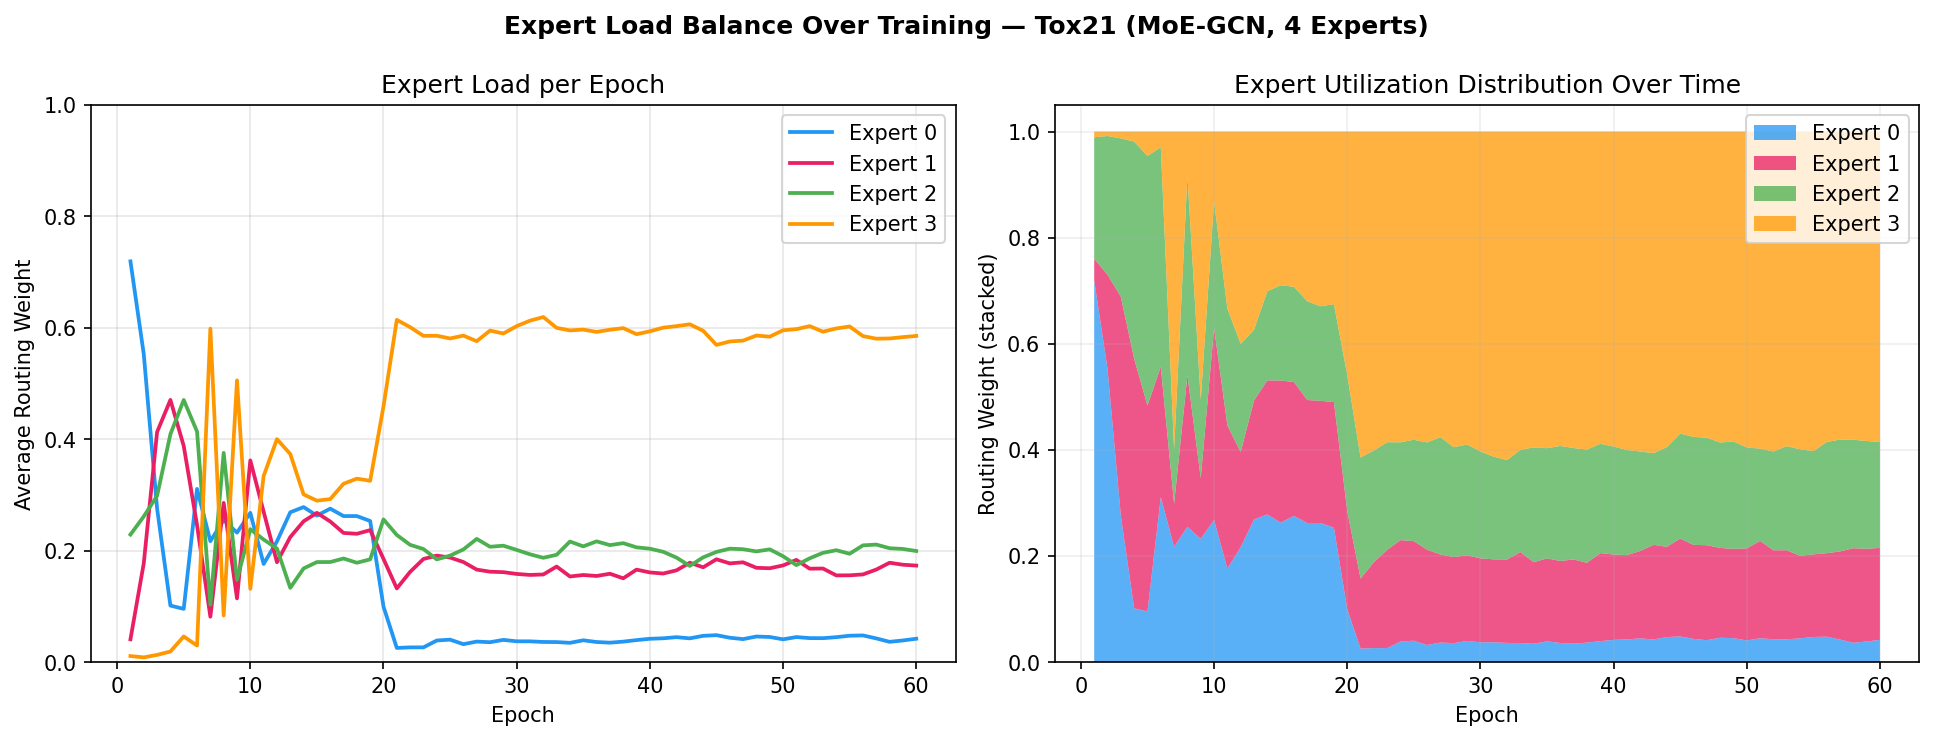

Write the Python code that produced this figure.
"""
expert_load_balance.py — Expert Load Balance Over Training
Tracks how expert utilization evolves across epochs.
Run: python expert_load_balance.py
"""

import warnings, os
import numpy as np
import torch
import torch.nn as nn
import torch.nn.functional as F
from torch_geometric.data import DataLoader
from torch_geometric.datasets import MoleculeNet
from torch_geometric.nn import GCNConv, global_mean_pool
from sklearn.metrics import roc_auc_score
import matplotlib
matplotlib.use('Agg')
import matplotlib.pyplot as plt
from collections import defaultdict

warnings.filterwarnings("ignore")
DEVICE    = torch.device("cuda" if torch.cuda.is_available() else "cpu")
BATCH_SIZE = 64
EPOCHS    = 60
DATA_ROOT = "./data"
print(f"Device: {DEVICE}")

def ToFloat(data):
    data.x = data.x.float()
    return data

class MoELayerTracked(nn.Module):
    def __init__(self, in_dim, out_dim, num_experts, top_k):
        super().__init__()
        self.num_experts = num_experts
        self.top_k = top_k
        self.experts = nn.ModuleList([nn.Sequential(nn.Linear(in_dim, out_dim), nn.ReLU()) for _ in range(num_experts)])
        self.gate = nn.Linear(in_dim, num_experts)
        self.epoch_load = []  # track per epoch

    def forward(self, x):
        gl = self.gate(x)
        tv, ti = torch.topk(gl, self.top_k, dim=-1)
        w = torch.zeros_like(gl).scatter_(1, ti, F.softmax(tv, dim=-1))
        load = w.mean(0).detach().cpu().numpy()
        self.epoch_load.append(load)
        bal = self.num_experts * (w.mean(0)**2).sum()
        eo = torch.stack([e(x) for e in self.experts], dim=1)
        return (w.unsqueeze(-1) * eo).sum(dim=1), bal

class MoEGCNTracked(nn.Module):
    def __init__(self, in_dim, hidden, num_layers, dropout, num_experts, top_k, num_tasks):
        super().__init__()
        self.convs = nn.ModuleList()
        self.bns = nn.ModuleList()
        self.dropout = dropout
        for i in range(num_layers):
            self.convs.append(GCNConv(in_dim if i==0 else hidden, hidden))
            self.bns.append(nn.BatchNorm1d(hidden))
        self.moe = MoELayerTracked(hidden, hidden, num_experts, top_k)
        self.head = nn.Linear(hidden, num_tasks)
    def forward(self, data):
        x, ei, b = data.x, data.edge_index, data.batch
        for conv, bn in zip(self.convs, self.bns):
            x = F.relu(bn(conv(x, ei)))
            x = F.dropout(x, p=self.dropout, training=self.training)
        x = global_mean_pool(x, b)
        x, bal = self.moe(x)
        return self.head(x), bal

def scaffold_split(dataset, frac_train=0.8, frac_val=0.1):
    from rdkit import Chem
    from rdkit.Chem.Scaffolds import MurckoScaffold
    scaffolds = defaultdict(list)
    for i in range(len(dataset)):
        try:
            smi = dataset.smiles[i]
            mol = Chem.MolFromSmiles(smi)
            sc  = MurckoScaffold.MurckoScaffoldSmiles(mol=mol, includeChirality=False) if mol else smi
        except:
            sc = str(i)
        scaffolds[sc].append(i)
    scaffold_sets = sorted(scaffolds.values(), key=len, reverse=True)
    n = len(dataset)
    train_cutoff = int(n * frac_train)
    val_cutoff   = int(n * (frac_train + frac_val))
    train_idx, val_idx, test_idx = [], [], []
    for s in scaffold_sets:
        if len(train_idx) < train_cutoff: train_idx.extend(s)
        elif len(val_idx) < (val_cutoff - train_cutoff): val_idx.extend(s)
        else: test_idx.extend(s)
    return (torch.utils.data.Subset(dataset, train_idx),
            torch.utils.data.Subset(dataset, val_idx),
            torch.utils.data.Subset(dataset, test_idx))

print("Loading Tox21...")
dataset = MoleculeNet(root=DATA_ROOT, name="Tox21", transform=ToFloat)
in_dim  = dataset.num_node_features
train_data, val_data, _ = scaffold_split(dataset)
tl = DataLoader(train_data, batch_size=BATCH_SIZE, shuffle=True)

# Best params from saved results
model = MoEGCNTracked(in_dim, 256, 4, 0.242, 4, 1, 12).to(DEVICE)
opt   = torch.optim.Adam(model.parameters(), lr=5.07e-4, weight_decay=1.59e-5)
sched = torch.optim.lr_scheduler.ReduceLROnPlateau(opt, patience=5, factor=0.5)
vl    = DataLoader(val_data, batch_size=BATCH_SIZE)

# Per-epoch average load
epoch_loads = []  # shape: [epochs, num_experts]

print("Training and tracking expert load...")
for epoch in range(EPOCHS):
    model.train()
    model.moe.epoch_load = []  # reset
    for batch in tl:
        batch = batch.to(DEVICE); opt.zero_grad()
        out, bal = model(batch)
        y = batch.y.float()
        if y.ndim == 1: y = y.reshape(-1, 12)
        mask = ~torch.isnan(y)
        if mask.sum() == 0: continue
        loss = F.binary_cross_entropy_with_logits(out[mask], y[mask]) + 0.01*bal
        loss.backward(); opt.step()

    # Average load this epoch
    if model.moe.epoch_load:
        avg_load = np.mean(model.moe.epoch_load, axis=0)
        epoch_loads.append(avg_load)

    if (epoch+1) % 10 == 0:
        print(f"  Epoch {epoch+1}/{EPOCHS} | Expert loads: {[f'{l:.3f}' for l in epoch_loads[-1]]}")

epoch_loads = np.array(epoch_loads)  # [epochs, 4]

# ── Plot ──────────────────────────────────────────────────────────────────────
fig, axes = plt.subplots(1, 2, figsize=(13, 5))
fig.suptitle("Expert Load Balance Over Training — Tox21 (MoE-GCN, 4 Experts)", fontsize=12, fontweight='bold')

colors = ["#2196F3","#E91E63","#4CAF50","#FF9800"]
epochs_range = range(1, len(epoch_loads)+1)

ax = axes[0]
for e in range(4):
    ax.plot(epochs_range, epoch_loads[:, e], color=colors[e],
            linewidth=1.8, label=f"Expert {e}")
ax.set_xlabel("Epoch"); ax.set_ylabel("Average Routing Weight")
ax.set_title("Expert Load per Epoch")
ax.legend(); ax.grid(alpha=0.3)
ax.set_ylim(0, 1)

# Stacked area chart
ax2 = axes[1]
ax2.stackplot(epochs_range,
              [epoch_loads[:,e] for e in range(4)],
              labels=[f"Expert {e}" for e in range(4)],
              colors=colors, alpha=0.75)
ax2.set_xlabel("Epoch"); ax2.set_ylabel("Routing Weight (stacked)")
ax2.set_title("Expert Utilization Distribution Over Time")
ax2.legend(loc='upper right'); ax2.grid(alpha=0.2)

plt.tight_layout()
plt.savefig("expert_load_balance.png", dpi=150, bbox_inches='tight')
plt.close()
print("Saved → expert_load_balance.png")
